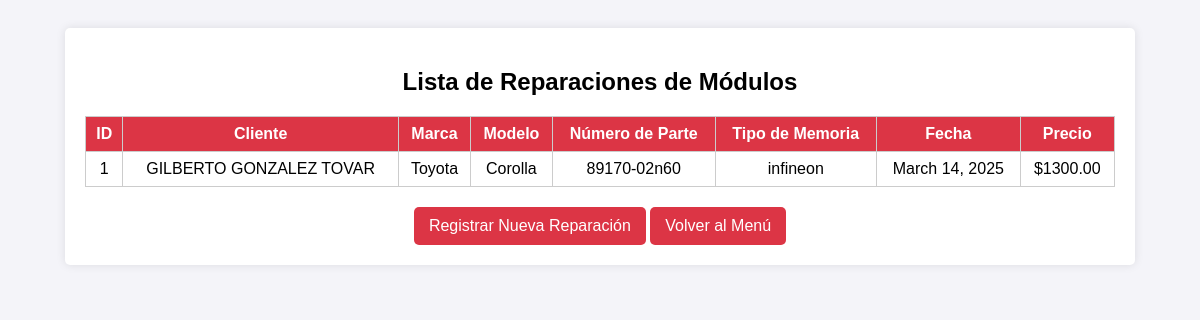
Before: /crm/reparaciones/ with the older database file.
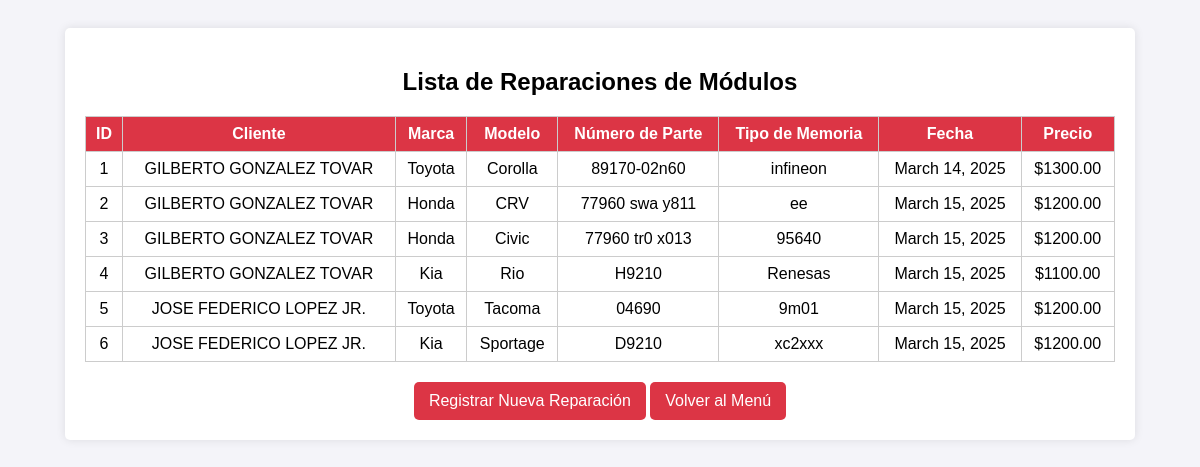
After: the same page with the newer database file.
### crm/models.py (models this page shows, shortened)
class ModuloReparacion(models.Model):
    cliente = models.ForeignKey(Cliente, on_delete=models.CASCADE)  # Relación con Cliente
    marca = models.CharField(max_length=50)
    modelo = models.CharField(max_length=50)
    numero_parte = models.CharField(max_length=50, unique=True)
    tipo_microprocesador = models.CharField(max_length=50)
    fecha_reparacion = models.DateField(default=date.today)  # ya esta definido en servicio
    precio_reparacion = models.DecimalField(max_digits=10, decimal_places=2)

class Cliente(models.Model):
    nombre = models.CharField(max_length=100)
    apellido = models.CharField(max_length=100)
    telefono = models.CharField(
        max_length=12,
        validators=[RegexValidator(r'^\d{3}-\d{3}-\d{4}$', message="Formato de teléfono inválido (XXX-XXX-XXXX).")]
    )
    email = models.EmailField(blank = True, null = True)
    def __str__(self):
        return f"{self.nombre} {self.apellido}"

### crm/views.py (the view)
# urls.py: path('reparaciones/', views.listar_reparaciones, name='listar_reparaciones'),
def listar_reparaciones(request):
    reparaciones = ModuloReparacion.objects.all()
    return render(request, 'crm/listar_reparaciones.html', {'reparaciones': reparaciones})

### crm/templates/crm/listar_reparaciones.html (shortened to what this page needs)
<!DOCTYPE html>
<html lang="es">
<head>
</head>
<body>
    <div class="container">
        <h2>Lista de Reparaciones de Módulos</h2>
        <table>
            <tr>
                <th>ID</th>
                <th>Cliente</th>
                <th>Marca</th>
                <th>Modelo</th>
                <th>Número de Parte</th>
                <th>Tipo de Memoria</th>
                <th>Fecha</th>
                <th>Precio</th>
            </tr>
            {% for reparacion in reparaciones %}
            <tr>
                <td>{{ reparacion.id }}</td>
                <td>{{ reparacion.cliente }}</td>
                <td>{{ reparacion.marca }}</td>
                <td>{{ reparacion.modelo }}</td>
                <td>{{ reparacion.numero_parte }}</td>
                <td>{{ reparacion.tipo_microprocesador }}</td>
                <td>{{ reparacion.fecha_reparacion }}</td>
                <td>${{ reparacion.precio_reparacion }}</td>
            </tr>
            {% endfor %}
        </table>
        <a href="{% url 'registrar_reparacion' %}">Registrar Nueva Reparación</a>
        <a href="{% url 'menu_principal' %}">Volver al Menú</a>
    </div>
</body>
</html>

Changed rows visible on the page:
added ModuloReparacion: id "2", cliente "GILBERTO GONZALEZ TOVAR", marca "Honda", modelo "CRV", numero_parte "77960 swa y811", tipo_microprocesador "ee", fecha_reparacion "March 15, 2025", precio_reparacion "1200.00"
added ModuloReparacion: id "3", cliente "GILBERTO GONZALEZ TOVAR", marca "Honda", modelo "Civic", numero_parte "77960 tr0 x013", tipo_microprocesador "95640", fecha_reparacion "March 15, 2025", precio_reparacion "1200.00"
added ModuloReparacion: id "4", cliente "GILBERTO GONZALEZ TOVAR", marca "Kia", modelo "Rio", numero_parte "H9210", tipo_microprocesador "Renesas", fecha_reparacion "March 15, 2025", precio_reparacion "1100.00"
added ModuloReparacion: id "5", cliente "JOSE FEDERICO LOPEZ JR.", marca "Toyota", modelo "Tacoma", numero_parte "04690", tipo_microprocesador "9m01", fecha_reparacion "March 15, 2025", precio_reparacion "1200.00"
added ModuloReparacion: id "6", cliente "JOSE FEDERICO LOPEZ JR.", marca "Kia", modelo "Sportage", numero_parte "D9210", tipo_microprocesador "xc2xxx", fecha_reparacion "March 15, 2025", precio_reparacion "1200.00"
